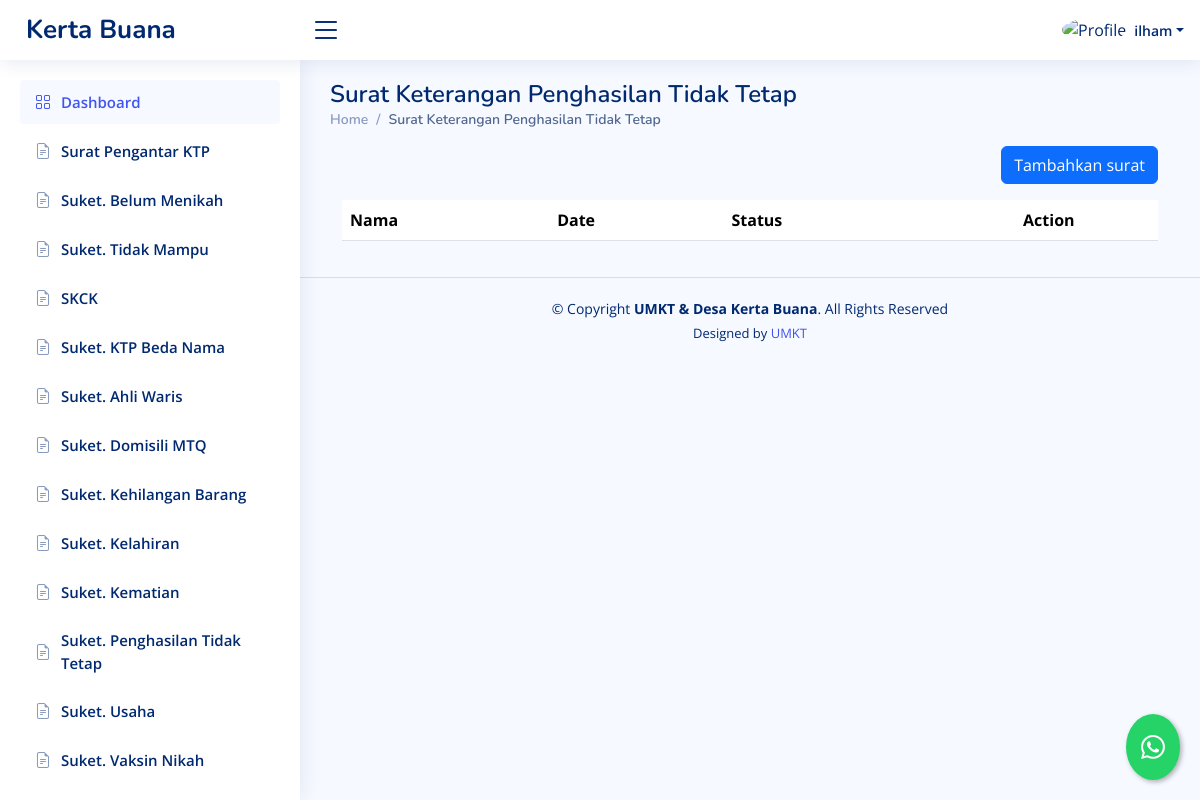
Before: /dashboard/suket-penghasilan-tidak-tetap/ (signed in) with the older database file.
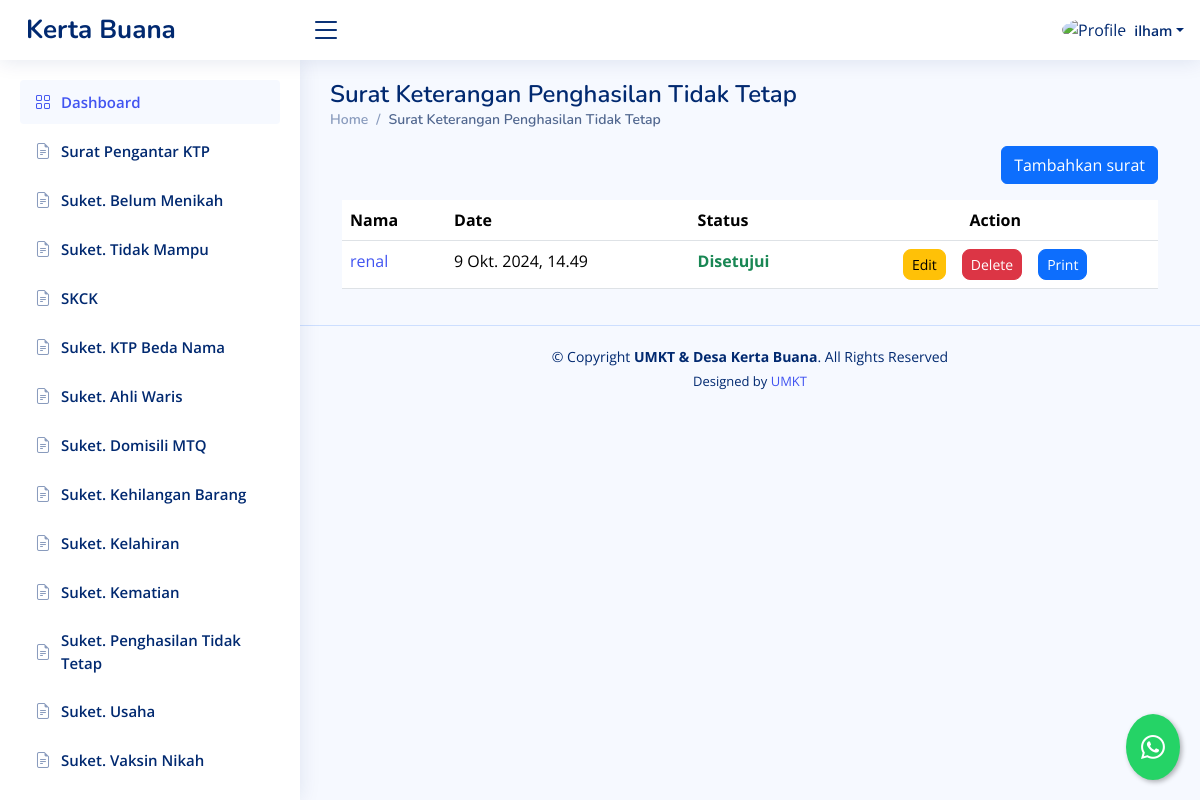
After: the same page with the newer database file.
### dashboard/models.py (models this page shows, shortened)
class SuketPenghasilanTidakTetap(models.Model):
    STATUS_CHOICES = [
        ('review', 'Proses Review'),
        ('approved', 'Disetujui'),
        ('rejected', 'Ditolak'),
    ]
    penulis = models.ForeignKey(User, on_delete=models.CASCADE, blank=True, null=True)
    nama = models.CharField(max_length=255)
    umur = models.CharField(max_length=255)
    pekerjaan = models.CharField(max_length=255)
    alamat = models.CharField(max_length=255)
    penghasilan = models.CharField(max_length=255,blank=True, null=True)
    date = models.DateTimeField(default=timezone.now, blank=True)
    status = models.CharField(max_length=20, choices=STATUS_CHOICES, default='review')
    pengantarrt = models.URLField(blank=True, null=True)
    scankk = models.URLField(blank=True, null=True)

### dashboard/views.py (the view, shortened to what this page needs)
# urls.py: path("suket-penghasilan-tidak-tetap/",suketpenghasilantidaktetap,  name="suketpenghasilantidaktetap"),
@login_required
def suketpenghasilantidaktetap(request):
    template_name = "backend/suketpenghasilantidaktetap.html"
    suket = SuketPenghasilanTidakTetap.objects.all()
    private = SuketPenghasilanTidakTetap.objects.filter(penulis=request.user)
    context = {
        "suket": suket,
        'private':private
    }
    return render(request, template_name, context)

### templates/backend/suketpenghasilantidaktetap.html (shortened to what the changed rows need)
{% extends "backend/base_ui.html" %} {% load static %} {% load custom_filters %}
{% block konten %}
<div>
  <div class="pagetitle">
    <h1>Surat Keterangan Penghasilan Tidak Tetap</h1>
  </div>
  {% if value %}
  <div class="card">
    <div class="card-body">
      <h5 class="card-title">Surat Keterangan Penghasilan Tidak Tetap</h5>
      <form
        method="post"
        action="{% url 'edit_suketpenghasilantidaktetap' value.id %}"
        enctype="multipart/form-data"
      >
        {% csrf_token %}
        <div class="row mb-3">
          <label for="inputNama" class="col-sm-2 col-form-label">Nama</label>
          <div class="col-sm-10">
            <input
              type="text"
              class="form-control"
              name="inputNama"
              value="{{ value.nama }}"
              required
            />
          </div>
        </div>
        <div class="row mb-3">
          <label for="inputUmur" class="col-sm-2 col-form-label">Umur</label>
          <div class="col-sm-10">
            <input
              type="text"
              class="form-control"
              name="inputUmur"
              value="{{ value.umur }}"
              required
            />
          </div>
        </div>
        <div class="row mb-3">
          <label for="inputPekerjaan" class="col-sm-2 col-form-label"
            >Pekerjaan</label
          >
          <div class="col-sm-10">
            <input
              type="text"
              class="form-control"
              name="inputPekerjaan"
              value="{{ value.pekerjaan }}"
              required
            />
          </div>
        </div>
        <div class="row mb-3">
          <label for="inputAlamat" class="col-sm-2 col-form-label"
            >Alamat</label
          >
          <div class="col-sm-10">
            <input
              type="text"
              class="form-control"
              name="inputAlamat"
              value="{{ value.alamat }}"
              required
            />
          </div>
        </div>
        <div class="row mb-3">
          <label for="inputPenghasilan" class="col-sm-2 col-form-label"
            >Penghasilan</label
          >
          <div class="col-sm-10">
            <input
              type="text"
              class="form-control"
              name="inputPenghasilan"
              value="{{ value.penghasilan}}"
              required
            />
          </div>
        </div>
        <div class="row mb-3">
          <label for="inputNumber" class="col-sm-2 col-form-label"
            >Pengantar RT</label
          >
          <div class="col-sm-10">
            <input
              class="form-control"
              type="file"
              id="formFile"
              name="pengantarrt"
            />
            <div class="d-flex gap-3">
              <p>file yang di upload :</p>
              <a href="{{ value.pengantarrt }}"
                >{{ value.pengantarrt|filename }}</a
              >
            </div>
          </div>
        </div>
        <div class="row mb-3">
          <label for="inputNumber" class="col-sm-2 col-form-label"
            >Scan KK</label
          >
          <div class="col-sm-10">
            <input
              class="form-control"
              type="file"
              id="formFile"
              name="scankk"
            />
            <div class="d-flex gap-3">
              <p>file yang di upload :</p>
              <a href="{{ value.scankk }}">{{ value.scankk|filename }}</a>
            </div>
          </div>
        </div>
        <div class="row mb-3">
          <label class="col-sm-2 col-form-label">Submit Here</label>
          <div class="col-sm-10">
            <a href="{% url 'suketpenghasilantidaktetap' %}">
              <button class="btn btn-secondary">Cancel</button>
            </a>
            <button type="submit" class="btn btn-primary">Submit</button>
          </div>
        </div>
      </form>
    </div>
  </div>
  {% else %}
  <div class="container-fluid">
    <div class="table-responsive">
      <table class="table datatable">
        <thead>
          <tr>
            <th>Nama</th>
            <th data-type="date" data-format="YYYY/DD/MM">Date</th>
            <th>Status</th>
            <th class="text-center">Action</th>
          </tr>
        </thead>
        <tbody>
          {% if user.is_superuser %} {% for surat in suket %}
          <tr>
            <td>
              <a href="{% url 'detail_suketpenghasilantidaktetap' surat.id %}"
                >{{ surat.nama }}</a
              >
            </td>
            <td>{{ surat.date }}</td>
            {% if surat.status == 'review' %}
            <td class="text-warning fw-bold">Proses Review</td>
            {% elif surat.status == 'approved' %}
            <td class="text-success fw-bold">Disetujui</td>
            {% elif surat.status == 'rejected' %}
            <td class="text-danger fw-bold">Ditolak</td>
            {% endif %} {% if user.is_superuser %}
            <td class="text-center">
              <div
                class="btn-group gap-3"
                role="group"
                aria-label="Action buttons"
              >
                <button type="button" class="btn btn-success btn-sm rounded-3">
                  <a
                    href="{% url 'setujui_suketpenghasilantidaktetap' surat.id %}"
                    class="text-decoration-none text-white"
                    >Setujui</a
                  >
                </button>
                <button type="button" class="btn btn-danger btn-sm rounded-3">
                  <a
                    href="{% url 'tolak_suketpenghasilantidaktetap' surat.id %}"
                    class="text-decoration-none text-white"
                    >Tolak</a
                  >
                </button>
              </div>
            </td>
            {% else %}
            <td class="text-center">
              <div
                class="btn-group gap-3"
                role="group"
                aria-label="Action buttons"
              >
                <a
                  href="{% url 'edit_suketpenghasilantidaktetap' surat.id %}"
                  class="text-decoration-none"
                >
                  <button
                    type="button"
                    class="btn btn-warning btn-sm rounded-3"
                  >
                    Edit
                  </button>
                </a>
                <a
                  href="{% url 'delete_suketpenghasilantidaktetap' surat.id %}"
                  class="text-decoration-none"
                >
                  <button type="button" class="btn btn-danger btn-sm rounded-3">
                    Delete
                  </button>
                </a>
                {% if surat.status == 'approved' %}
                <a
                  href="{% url 'print_suketpenghasilantidaktetap' surat.id %}"
                  class="text-decoration-none"
                >
                  <button
                    type="button"
                    class="btn btn-primary btn-sm rounded-3"
                  >
                    Print
                  </button>
                </a>
                {% else %}
                <button
                  type="button"
                  class="btn btn-primary btn-sm rounded-3"
                  disabled
                >
                  <a
                    href="{% url 'print_suketpenghasilantidaktetap' surat.id %}"
                    class="text-decoration-none text-white"
                  >
                    Print
                  </a>
                </button>
                {% endif %}
              </div>
            </td>
            {% endif %}
          </tr>
          {% endfor %} {% else %} {% for surat in private %}
          <tr>
            <td>
              <a href="{% url 'detail_suketpenghasilantidaktetap' surat.id %}"
                >{{ surat.nama }}</a
              >
            </td>
            <td>{{ surat.date }}</td>
            {% if surat.status == 'review' %}
            <td class="text-warning fw-bold">Proses Review</td>
            {% elif surat.status == 'approved' %}
            <td class="text-success fw-bold">Disetujui</td>
            {% elif surat.status == 'rejected' %}
            <td class="text-danger fw-bold">Ditolak</td>
            {% endif %} {% if user.is_superuser %}
            <td class="text-center">
              <div
                class="btn-group gap-3"
                role="group"
                aria-label="Action buttons"
              >
                <button type="button" class="btn btn-success btn-sm rounded-3">
                  <a
                    href="{% url 'setujui_suketpenghasilantidaktetap' surat.id %}"
                    class="text-decoration-none text-white"
                    >Setujui</a
                  >
                </button>
                <button type="button" class="btn btn-danger btn-sm rounded-3">
                  <a
                    href="{% url 'tolak_suketpenghasilantidaktetap' surat.id %}"
                    class="text-decoration-none text-white"
                    >Tolak</a
                  >
                </button>
              </div>
            </td>
            {% else %}
            <td class="text-center">
              <div
                class="btn-group gap-3"
                role="group"
                aria-label="Action buttons"
              >
                <a
                  href="{% url 'edit_suketpenghasilantidaktetap' surat.id %}"
                  class="text-decoration-none"
                >
                  <button
                    type="button"
                    class="btn btn-warning btn-sm rounded-3"
                  >
                    Edit
                  </button>
                </a>
                <a
                  href="{% url 'delete_suketpenghasilantidaktetap' surat.id %}"
                  class="text-decoration-none"
                >
                  <button type="button" class="btn btn-danger btn-sm rounded-3">
                    Delete
                  </button>
                </a>
                {% if surat.status == 'approved' %}
                <a
                  href="{% url 'print_suketpenghasilantidaktetap' surat.id %}"
                  class="text-decoration-none"
                >
                  <button
                    type="button"
                    class="btn btn-primary btn-sm rounded-3"
                  >
                    Print
                  </button>
                </a>
                {% endif %}
              </div>
            </td>
            {% endif %}
          </tr>
          {% endfor %} {% endif %}
        </tbody>
      </table>
    </div>
  </div>
  {% endif %}
</div>
{% endblock konten %}

Changed rows visible on the page:
added SuketPenghasilanTidakTetap: nama "renal", date "9 Okt. 2024, 14.49", status "Disetujui"
